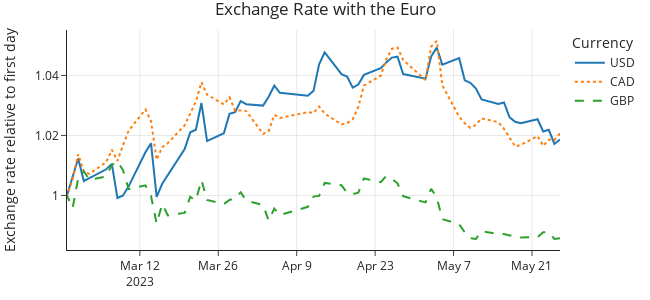

The code cell stored with this chart in its notebook:
### Markdown cell above
We wrap up this example with line plots of the exchange rates:

### Code cell
fig = px.line(xrates, x='date', y=["USD", "CAD", "GBP"],
             line_dash='variable',
             title="Exchange Rate with the Euro", 
             width=650, height=300)

fig.update_xaxes(title=None)
fig.update_yaxes(title='Exchange rate relative to first day')
fig.update_layout(legend_title_text='Currency', margin=dict(t=30))         
fig.show()
